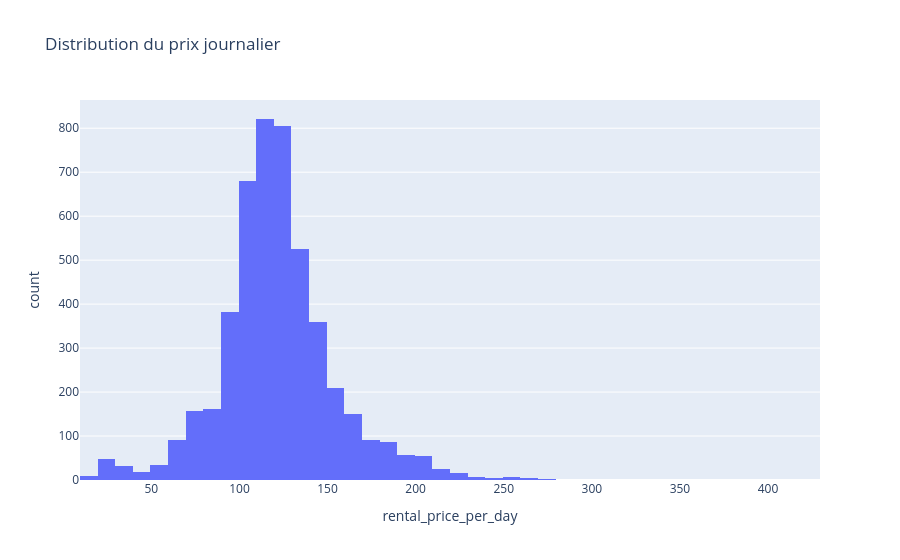

Notebook code cell kept with this figure:
### Markdown cell above
## 2.2 Analyse exploratoire

### Code cell
fig = px.histogram(df_price, x='rental_price_per_day', nbins=50, title='Distribution du prix journalier')
fig.show()

### Figure 1 — Plotly figure (JSON) as saved in the notebook; plotly's stock layout.template omitted (floating-point values rounded to 4 significant figures; data arrays with more than 128 entries replaced by an {"elided": "..."} marker saying what was removed)
{"data": [{"bingroup": "x", "hovertemplate": "rental_price_per_day=%{x}<br>count=%{y}<extra></extra>", "legendgroup": "", "marker": {"color": "#636efa", "pattern": {"shape": ""}}, "name": "", "nbinsx": 50, "orientation": "v", "showlegend": false, "type": "histogram", "x": {"elided": "4843 int values"}, "xaxis": "x", "yaxis": "y"}], "layout": {"barmode": "relative", "legend": {"tracegroupgap": 0}, "title": {"text": "Distribution du prix journalier"}, "xaxis": {"anchor": "y", "domain": [0, 1], "title": {"text": "rental_price_per_day"}}, "yaxis": {"anchor": "x", "domain": [0, 1], "title": {"text": "count"}}}}
